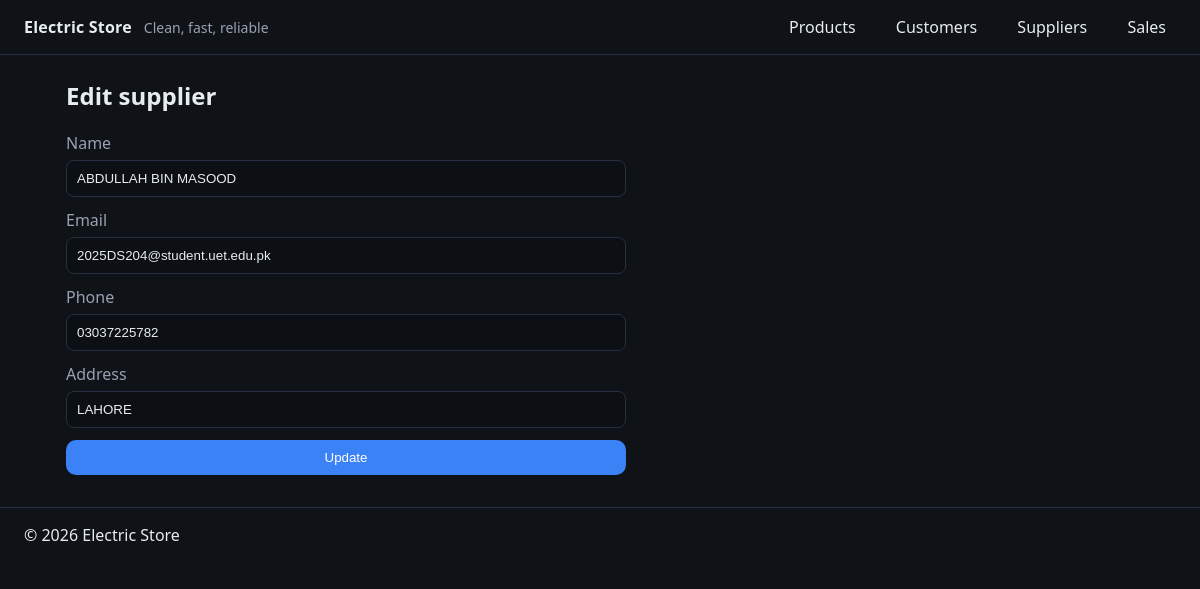
The app's page /suppliers/1/edit with its own data.
### models/__init__.py (models this page shows)
class Supplier(db.Model):
    id = db.Column(db.Integer, primary_key=True)
    name = db.Column(db.String(128), nullable=False)
    contact_email = db.Column(db.String(128))
    phone = db.Column(db.String(64))
    address = db.Column(db.String(256))
    products = db.relationship("Product", backref="supplier", lazy=True)

### routes/suppliers.py (the view, shortened to what this page needs)
@suppliers_bp.route("/<int:id>/edit", methods=["GET", "POST"])
def edit_supplier(id):
    supplier = Supplier.query.get_or_404(id)
    return render_template("suppliers/edit.html", supplier=supplier)

### templates/suppliers/edit.html
{% extends "base.html" %}
{% block content %}
<h2>Edit supplier</h2>
<form method="post" class="form">
  <label>Name<input name="name" value="{{ supplier.name }}" required /></label>
  <label>Email<input name="contact_email" value="{{ supplier.contact_email }}" /></label>
  <label>Phone<input name="phone" value="{{ supplier.phone }}" /></label>
  <label>Address<input name="address" value="{{ supplier.address }}" /></label>
  <button class="btn" type="submit">Update</button>
</form>
{% endblock %}

### static/css/styles.css (style rules this page uses)
:root { --bg: #0f1216; --card: #171b22; --text: #e7ecf3; --muted: #98a2b3; --accent: #3b82f6; --danger: #ef4444; --border: #263042; }
* { box-sizing: border-box; }
html, body { margin: 0; padding: 0; background: var(--bg); color: var(--text); font-family: system-ui, -apple-system, Segoe UI, Roboto, "Noto Sans", Arial; }
.btn { background: var(--accent); color: white; border: 0; padding: 10px 14px; border-radius: 10px; cursor: pointer; }
.form { display: grid; gap: 12px; max-width: 560px; }
.form label { display: grid; gap: 6px; color: var(--muted); }
.form input, .form select { padding: 10px; border-radius: 8px; border: 1px solid var(--border); background: #0c0f13; color: var(--text); }

### records on screen
Supplier: name "ABDULLAH BIN MASOOD", contact_email "2025DS204@student.uet.edu.pk", phone "03037225782", address "LAHORE"
